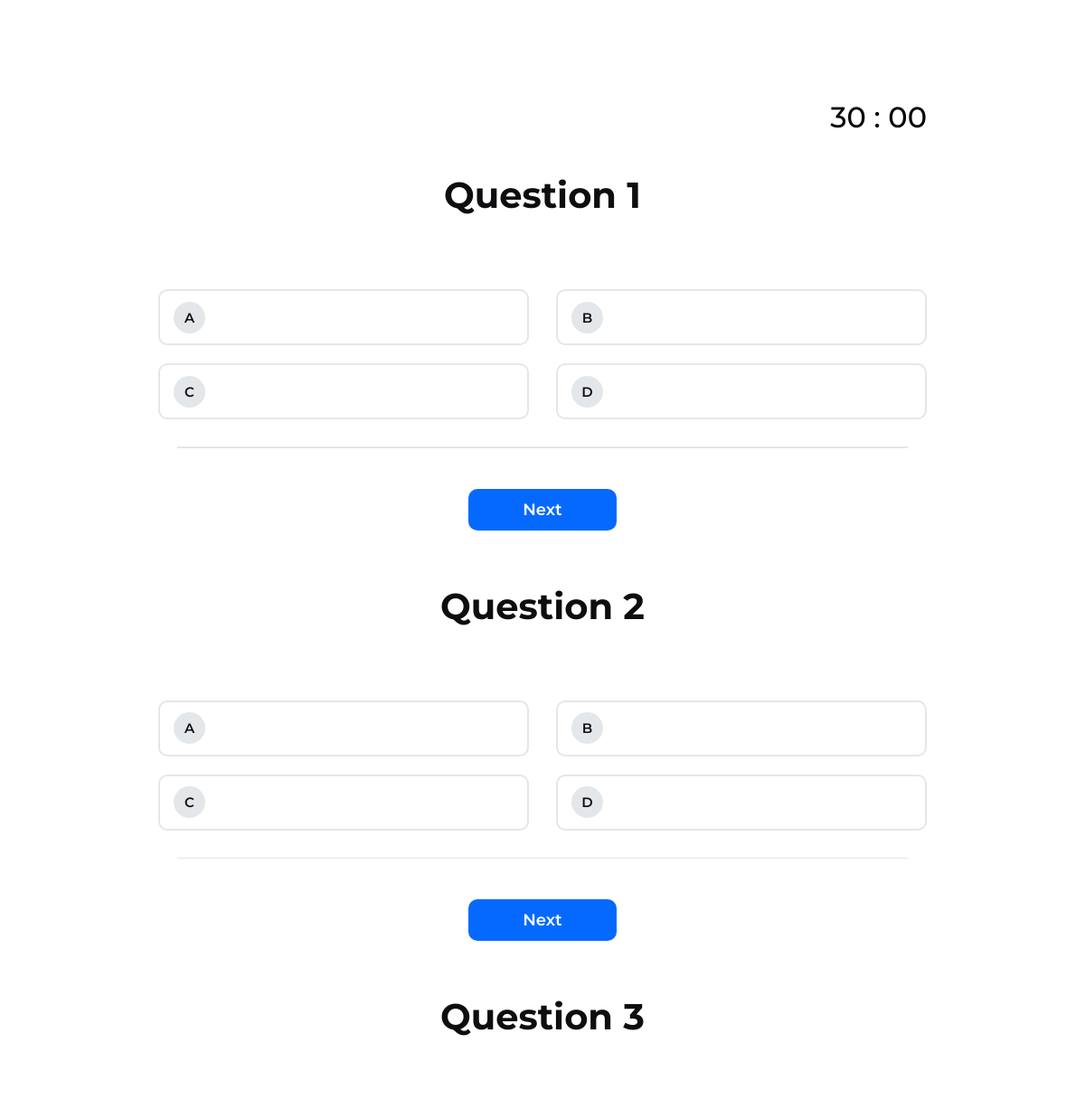
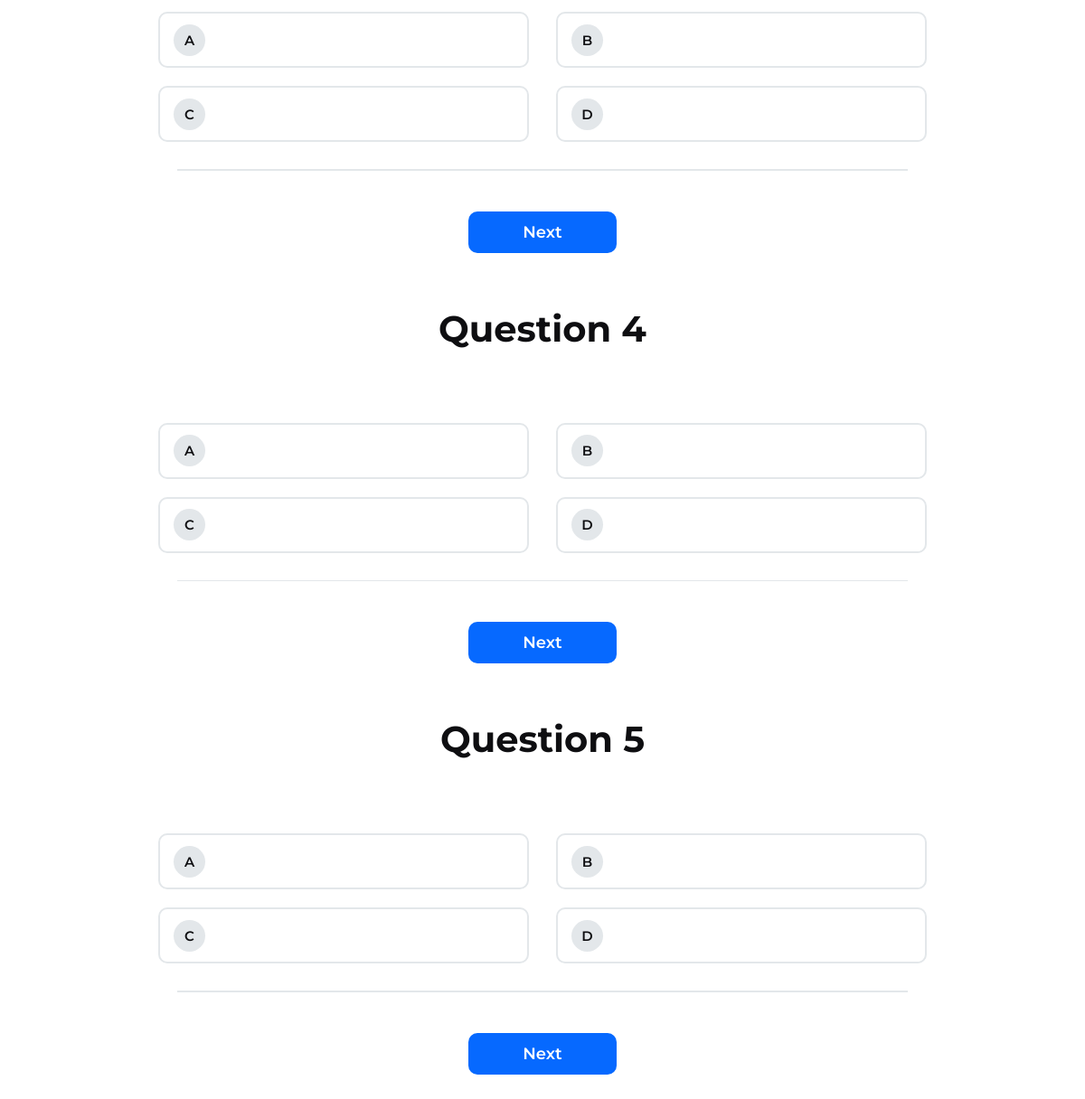
The app's page /user/html.php (signed in), older data (2 pictures, top to bottom).
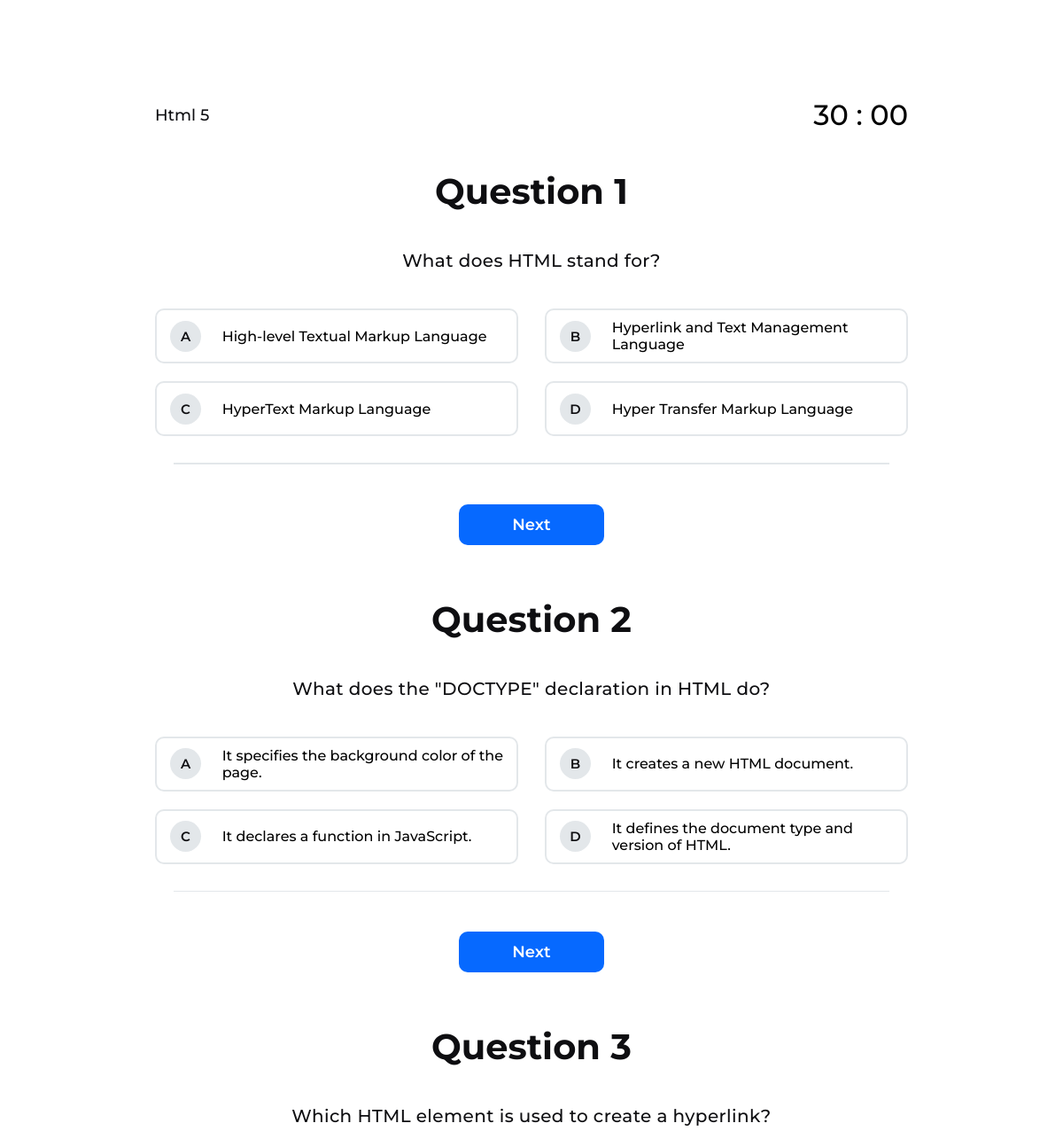
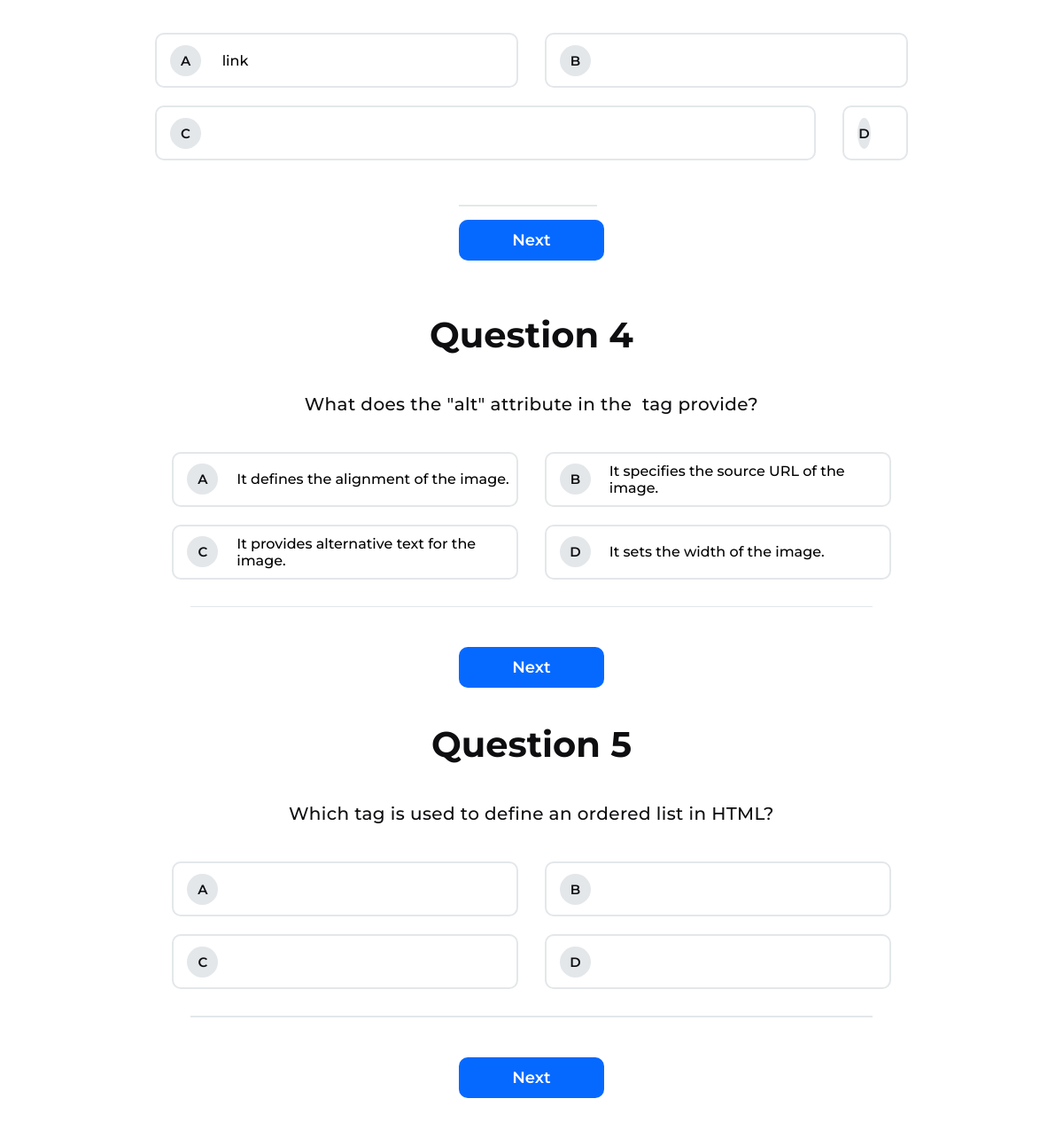
The same page, newer data (2 pictures, top to bottom).
### tables this page shows
CREATE TABLE `html_quiz` (
  `id` int(11) NOT NULL,
  `topic_name` varchar(255) NOT NULL,
  `question` varchar(255) NOT NULL,
  `option1` varchar(255) NOT NULL,
  `option2` varchar(255) NOT NULL,
  `option3` varchar(255) NOT NULL,
  `option4` varchar(255) NOT NULL,
  `answer` varchar(255) NOT NULL,
  `marks` varchar(10) NOT NULL
);

### user/html.php (the view, shortened to what this page needs)
<?php
include "../assets/php/connection.php";
if (!empty($_SESSION["studentId"])) {
  $fetchTopicName = "SELECT * FROM `html_quiz`";
  $result = mysqli_query($connection, $fetchTopicName);
  if ($result && mysqli_num_rows($result) > 0) {
    $row = mysqli_fetch_assoc($result);
  }
  $fetchQuestions = "SELECT * FROM `html_quiz`";
  $questionResult = mysqli_query($connection, $fetchQuestions);
  if ($questionResult && mysqli_num_rows($questionResult) > 0) {
    $questions = mysqli_fetch_all($questionResult, MYSQLI_ASSOC);
  }
} else {
  header("Location: ../login.php");
}
?>
<!DOCTYPE html>
<html lang="en">
<head>
  <link rel="stylesheet" href="../assets/css/quiz.css" />
  <link rel="stylesheet" href="https://cdn-uicons.flaticon.com/2.1.0/uicons-regular-rounded/css/uicons-regular-rounded.css" />
  <link rel="stylesheet" href="https://cdn-uicons.flaticon.com/2.1.0/uicons-thin-straight/css/uicons-thin-straight.css" />
</head>
<body>
  <div class="main-container">
    <div class="container">
      <form action="#" method="post" class="quiz-form">
        <div class="quiz-container">
          <div class="top">
            <div class="title">
              <h2><?php echo $row["topic_name"] ?></h2>
            </div>
            <div class="timer">
              <h2>30 : 00</h2>
            </div>
          </div>
          <div class="quiz-content-wrapper">
            <h1 id="questionNo">Question 1</h1>
            <div class="question-container">
              <p><?php echo $questions[0]["question"] ?></p>
            </div>
            <div class="options-container">
              <div class="option-group">
                <div class="option-field">
                  <span>A</span>
                  <label for="<?php echo $questions[0]["option1"] ?>">
                    <?php echo $questions[0]["option1"] ?>
                  </label>
                </div>
                <div class="option-field">
                  <span>B</span>
                  <label for="<?php echo $questions[0]["option2"] ?>">
                    <?php echo $questions[0]["option2"] ?>
                  </label>
                </div>
              </div>
              <div class="option-group">
                <div class="option-field">
                  <span>C</span>
                  <label for="<?php echo $questions[0]["option3"] ?>">
                    <?php echo $questions[0]["option3"] ?>
                  </label>
                </div>
                <div class="option-field">
                  <span>D</span>
                  <label for="<?php echo $questions[0]["option4"] ?>">
                    <?php echo $questions[0]["option4"] ?>
                  </label>
                </div>
              </div>
            </div>
            <hr>
            <div class="submit-btn">
              <input type="button" name="nextQuestion" class="nextButton" value="Next">
            </div>
          </div>
          <div class="quiz-content-wrapper">
            <h1 id="questionNo">Question 2</h1>
            <div class="question-container">
              <p><?php echo $questions[1]["question"] ?></p>
            </div>
            <div class="options-container">
              <div class="option-group">
                <div class="option-field">
                  <span>A</span>
                  <label for="<?php echo $questions[1]["option1"] ?>">
                    <?php echo $questions[1]["option1"] ?>
                  </label>
                </div>
                <div class="option-field">
                  <span>B</span>
                  <label for="<?php echo $questions[1]["option2"] ?>">
                    <?php echo $questions[1]["option2"] ?>
                  </label>
                </div>
              </div>
              <div class="option-group">
                <div class="option-field">
                  <span>C</span>
                  <label for="<?php echo $questions[1]["option3"] ?>">
                    <?php echo $questions[1]["option3"] ?>
                  </label>
                </div>
                <div class="option-field">
                  <span>D</span>
                  <label for="<?php echo $questions[1]["option4"] ?>">
                    <?php echo $questions[1]["option4"] ?>
                  </label>
                </div>
              </div>
            </div>
            <hr>
            <div class="submit-btn">
              <input type="button" name="nextQuestion" class="nextButton" value="Next">
            </div>
          </div>
          <div class="quiz-content-wrapper">
            <h1 id="questionNo">Question 3</h1>
            <div class="question-container">
              <p><?php echo $questions[2]["question"] ?></p>
            </div>
            <div class="options-container">
              <div class="option-group">
                <div class="option-field">
                  <span>A</span>
                  <label for="<?php echo $questions[2]["option1"] ?>">
                    <?php echo $questions[2]["option1"] ?>
                  </label>
                </div>
                <div class="option-field">
                  <span>B</span>
                  <label for="<?php echo $questions[2]["option2"] ?>">
                  </label>
                </div>
              </div>
              <div class="option-group">
                <div class="option-field">
                  <span>C</span>
                  <label for="<?php echo $questions[2]["option3"] ?>">
                    <?php echo $questions[2]["option3"] ?>
                  </label>
                </div>
                <div class="option-field">
                  <span>D</span>
                  <label for="<?php echo $questions[2]["option4"] ?>">
                  </label>
                </div>
              </div>
            </div>
            <hr>
            <div class="submit-btn">
              <input type="button" name="nextQuestion" class="nextButton" value="Next">
            </div>
          </div>
          <div class="quiz-content-wrapper">
            <h1 id="questionNo">Question 4</h1>
            <div class="question-container">
              <p><?php echo $questions[3]["question"] ?></p>
            </div>
            <div class="options-container">
              <div class="option-group">
                <div class="option-field">
                  <span>A</span>
                  <label for="<?php echo $questions[3]["option1"] ?>">
                    <?php echo $questions[3]["option1"] ?>
                  </label>
                </div>
                <div class="option-field">
                  <span>B</span>
                  <label for="<?php echo $questions[3]["option2"] ?>">
                    <?php echo $questions[3]["option2"] ?>
                  </label>
                </div>
              </div>
              <div class="option-group">
                <div class="option-field">
                  <span>C</span>
                  <label for="<?php echo $questions[3]["option3"] ?>">
                    <?php echo $questions[3]["option3"] ?>
                  </label>
                </div>
                <div class="option-field">
                  <span>D</span>
                  <label for="<?php echo $questions[3]["option4"] ?>">
                    <?php echo $questions[3]["option4"] ?>
                  </label>
                </div>
              </div>
            </div>
            <hr>
            <div class="submit-btn">
              <input type="button" name="nextQuestion" class="nextButton" value="Next">
            </div>
          </div>
          <div class="quiz-content-wrapper">
            <h1 id="questionNo">Question 5</h1>
            <div class="question-container">
              <p><?php echo $questions[4]["question"] ?></p>
            </div>
            <div class="options-container">
              <div class="option-group">
                <div class="option-field">
                  <span>A</span>
                  <label for="<?php echo $questions[4]["option1"] ?>">
                  </label>
                </div>
                <div class="option-field">
                  <span>B</span>
                  <label for="<?php echo $questions[4]["option2"] ?>">
                  </label>
                </div>
              </div>
              <div class="option-group">
                <div class="option-field">
                  <span>C</span>
                  <label for="<?php echo $questions[4]["option3"] ?>">
                  </label>
                </div>
                <div class="option-field">
                  <span>D</span>
                  <label for="<?php echo $questions[4]["option4"] ?>">
                  </label>
                </div>
              </div>
            </div>
            <hr>
            <div class="submit-btn">
              <input type="button" name="nextQuestion" class="nextButton" value="Next">
            </div>
          </div>
        </div>
      </form>
    </div>
  </div>
</body>
</html>

### assets/css/quiz.css (style rules this page uses)
* { margin: 0; padding: 0; box-sizing: border-box; font-family: "Montserrat", sans-serif; text-decoration: none; list-style: none; outline: none; }
:root { --bg-color: #f3f7ff; --border-color: #e3e7ea; --smart-mind-20: #ffffff; --smart-mind-50: #edf7ff; --smart-mind-100: #d6ecff; --smart-mind-200: #b5dfff; --smart-mind-300: #83ccff; --smart-mind-400: #48b0ff; --smart-mind-500: #1e8aff; --smart-mind-600: #0669ff; --smart-mind-700: #004eec; --smart-mind-800: #0841c5; --smart-mind-900: #0d3c9b; --smart-mind-950: #0e255d; --text-color: #0e0e11; }
html { font-size: 62.5%; scroll-behavior: smooth; }
body { width: 100%; height: 100vh; position: relative; }
.main-container { width: 100%; height: 100%; }
.main-container .container { width: 100%; height: 100%; display: flex; align-items: center; justify-content: center; }
.container .quiz-form { width: 100%; height: 100%; display: flex; align-items: center; justify-content: center; }
.quiz-form .quiz-container { width: 85rem; height: 60rem; display: flex; flex-direction: column; align-items: center; justify-content: space-between; gap: 2rem; }
.quiz-container .top { width: 100%; padding: 1rem 0; display: flex; align-items: center; justify-content: space-between; }
.top .title h2 { font-size: 1.8rem; font-weight: 500; color: var(--text-color); }
.top .timer h2 { font-size: 3.2rem; font-weight: 500; }
.quiz-container .quiz-content-wrapper { width: 100%; padding: 1.2rem 0; display: flex; flex-direction: column; align-items: center; gap: 3rem; }
.quiz-content-wrapper h1 { font-size: 4rem; color: var(--text-color); }
.quiz-content-wrapper .question-container { padding: 1rem; }
.quiz-content-wrapper .question-container p { font-size: 2rem; font-weight: 500; color: var(--text-color); line-height: 1.4; letter-spacing: 0.4px; text-align: center; }
.quiz-content-wrapper .options-container { width: 100%; display: flex; flex-direction: column; align-items: center; gap: 2rem; }
.options-container .option-group { width: 100%; display: flex; align-items: center; gap: 3rem; }
.option-group .option-field { width: 100%; height: 6.2rem; border: 2px solid var(--border-color); border-radius: 1rem; display: flex; align-items: center; justify-content: space-between; gap: 2rem; padding: 0 0 0 1.5rem; }
.option-field span { width: 3.5rem; height: 3.5rem; display: flex; align-items: center; justify-content: center; background-color: var(--border-color); border-radius: 50%; font-size: 1.5rem; font-weight: 600; color: var(--text-color); }
.option-group label { display: block; width: 85%; height: 100%; display: flex; align-items: center; font-size: 1.6rem; font-weight: 500; transition: 0.3s ease-in-out; cursor: pointer; }
.quiz-container hr { width: 95%; height: 1.5px; outline: none; border: 0; background-color: var(--border-color); }
.quiz-content-wrapper .submit-btn { width: 100%; padding: 1.5rem 0; display: flex; align-items: center; justify-content: center; }
.submit-btn input[type="button"] { padding: 1.2rem 6rem; background-color: var(--smart-mind-600); border: none; border-radius: 1rem; font-size: 1.8rem; font-weight: 600; color: var(--smart-mind-20); cursor: pointer; transition: 0.2s ease-in-out; }

Row changes from the older to the newer data that the page shows:
added html_quiz: topic_name "Html 5", question "What does HTML stand for?", option1 "High-level Textual Markup Language", option2 "Hyperlink and Text Management Language", option3 "HyperText Markup Language", option4 "Hyper Transfer Markup Language"
added html_quiz: question "What does the \"DOCTYPE\" declaration in HTML do?", option1 "It specifies the background color of the page.", option2 "It creates a new HTML document.", option3 "It declares a function in JavaScript.", option4 "It defines the document type and version of HTML."
added html_quiz: question "Which HTML element is used to create a hyperlink?", option1 "link"
added html_quiz: question "What does the \"alt\" attribute in the tag provide?", option1 "It defines the alignment of the image.", option2 "It specifies the source URL of the image.", option3 "It provides alternative text for the image.", option4 "It sets the width of the image."
added html_quiz: question "Which tag is used to define an ordered list in HTML?"
